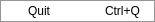
<?xml version="1.0" encoding="UTF-8"?>
<ui version="4.0">
 <class>TrayMenu</class>
 <widget class="QMenu" name="TrayMenu">
  <action name="actionQuit">
   <property name="text">
    <string>Quit</string>
   </property>
   <property name="statusTip">
    <string>Exit program</string>
   </property>
   <property name="shortcut">
    <string>Ctrl+Q</string>
   </property>
   <property name="menuRole">
    <enum>QAction::MenuRole::QuitRole</enum>
   </property>
  </action>
  <addaction name="actionQuit"/>
 </widget>
 <resources/>
 <connections/>
</ui>
